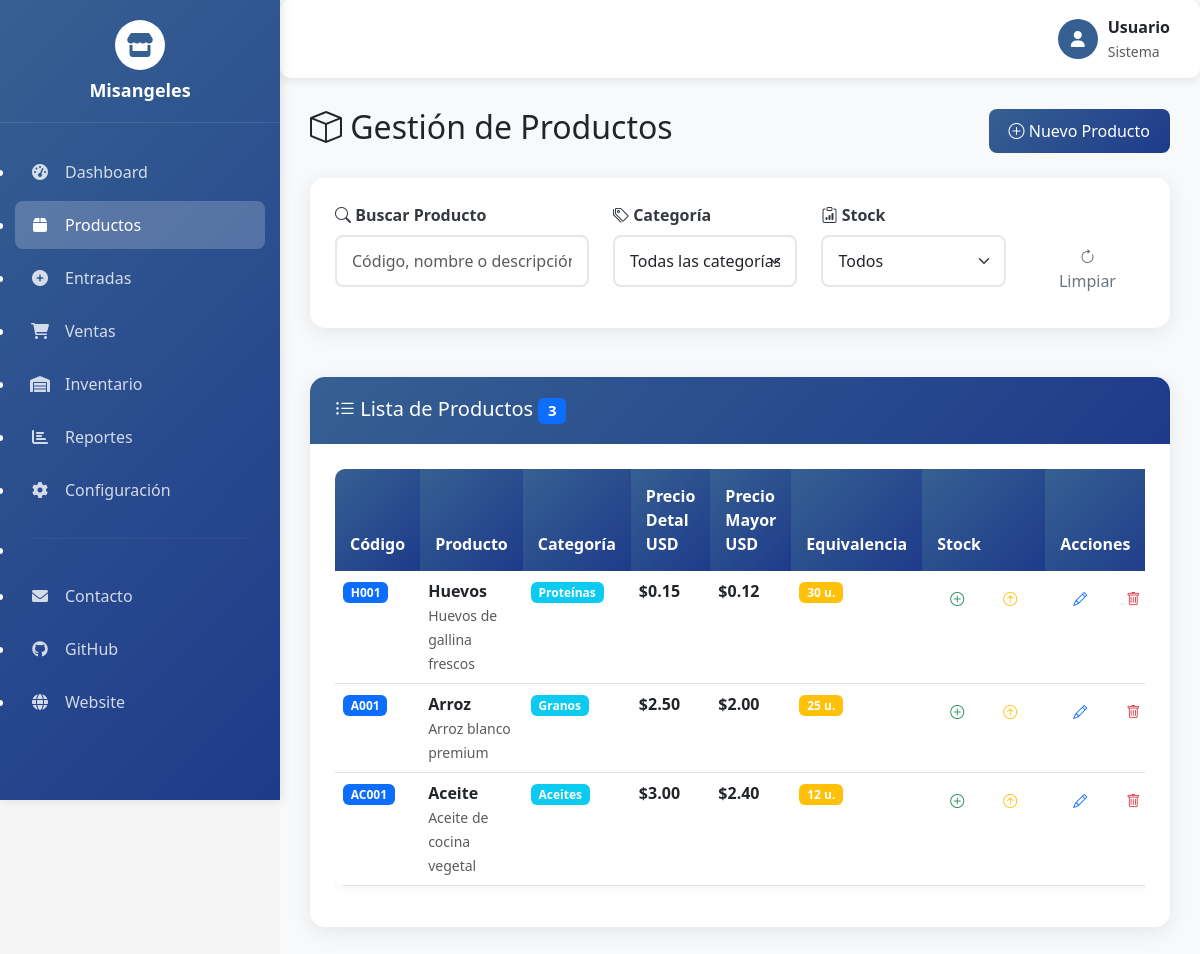
The page /productos on the database its author committed.
### app.py (models this page shows, shortened)
class Producto(db.Model):
    id = db.Column(db.Integer, primary_key=True)
    codigo = db.Column(db.String(20), unique=True, nullable=False)
    nombre = db.Column(db.String(100), nullable=False)
    descripcion = db.Column(db.Text)
    categoria = db.Column(db.String(50))
    precio_detal_usd = db.Column(db.Float, nullable=False)
    precio_mayor_usd = db.Column(db.Float, nullable=False)
    equivalencia = db.Column(db.Integer, default=1)
    fecha_creacion = db.Column(db.DateTime, default=datetime.utcnow)

### app.py (the view)
@app.route('/productos')
def productos():
    productos = Producto.query.all()
    return render_template('productos.html', productos=productos)

### templates/productos.html (shortened to what this page needs)
{% extends "base.html" %}
{% block content %}
<div class="row">
    <div class="col-12">
        <div class="d-flex justify-content-between align-items-center mb-4">
            <h2>
                <i class="bi bi-box"></i> Gestión de Productos
            </h2>
            <a href="{{ url_for('nuevo_producto') }}" class="btn btn-primary">
                <i class="bi bi-plus-circle"></i> Nuevo Producto
            </a>
        </div>
    </div>
</div>
<div class="row mb-4">
    <div class="col-12">
        <div class="card">
            <div class="card-body">
                <div class="row">
                    <div class="col-md-4">
                        <label for="searchInput" class="form-label">
                            <i class="bi bi-search"></i> Buscar Producto
                        </label>
                        <input type="text" class="form-control" id="searchInput"
                               placeholder="Código, nombre o descripción...">
                    </div>
                    <div class="col-md-3">
                        <label for="categoryFilter" class="form-label">
                            <i class="bi bi-tags"></i> Categoría
                        </label>
                        <select class="form-select" id="categoryFilter">
                            <option value="">Todas las categorías</option>
                        </select>
                    </div>
                    <div class="col-md-3">
                        <label for="stockFilter" class="form-label">
                            <i class="bi bi-clipboard-data"></i> Stock
                        </label>
                        <select class="form-select" id="stockFilter">
                            <option value="">Todos</option>
                        </select>
                    </div>
                    <div class="col-md-2">
                        <label class="form-label">&nbsp;</label>
                        <div class="d-grid">
                            <button class="btn btn-outline-secondary" onclick="clearFilters()">
                                <i class="bi bi-arrow-clockwise"></i> Limpiar
                            </button>
                        </div>
                    </div>
                </div>
            </div>
        </div>
    </div>
</div>
<div class="row">
    <div class="col-12">
        <div class="card">
            <div class="card-header">
                <h5 class="mb-0">
                    <i class="bi bi-list-ul"></i> Lista de Productos
                    <span class="badge bg-primary" id="productCount">{{ productos|length }}</span>
                </h5>
            </div>
            <div class="card-body">
                {% if productos %}
                <div class="table-responsive">
                    <table class="table table-hover" id="productTable">
                        <thead>
                            <tr>
                                <th>Código</th>
                                <th>Producto</th>
                                <th>Categoría</th>
                                <th>Precio Detal USD</th>
                                <th>Precio Mayor USD</th>
                                <th>Equivalencia</th>
                                <th>Stock</th>
                                <th>Acciones</th>
                            </tr>
                        </thead>
                        <tbody>
                            {% for producto in productos %}
                            <tr class="product-row"
                                data-codigo="{{ producto.codigo|lower }}"
                                data-nombre="{{ producto.nombre|lower }}"
                                data-descripcion="{{ producto.descripcion|lower if producto.descripcion else '' }}"
                                data-categoria="{{ producto.categoria|lower if producto.categoria else '' }}">
                                <td>
                                    <span class="badge bg-primary">{{ producto.codigo }}</span>
                                </td>
                                <td>
                                    <strong>{{ producto.nombre }}</strong>
                                    {% if producto.descripcion %}
                                    <br>
                                    <small class="text-muted">{{ producto.descripcion }}</small>
                                    {% endif %}
                                </td>
                                <td>
                                    {% if producto.categoria %}
                                        <span class="badge bg-info">{{ producto.categoria }}</span>
                                    {% else %}
                                        <span class="badge bg-secondary">Sin categoría</span>
                                    {% endif %}
                                </td>
                                <td>
                                    <strong>${{ "%.2f"|format(producto.precio_detal_usd) }}</strong>
                                </td>
                                <td>
                                    <strong>${{ "%.2f"|format(producto.precio_mayor_usd) }}</strong>
                                </td>
                                <td>
                                    <span class="badge bg-warning">{{ producto.equivalencia }} u.</span>
                                </td>
                                <td>
                                    <div class="btn-group btn-group-sm">
                                        <a href="{{ url_for('nueva_entrada') }}?producto={{ producto.codigo }}"
                                           class="btn btn-outline-success" title="Agregar Stock">
                                            <i class="bi bi-plus-circle"></i>
                                        </a>
                                        <a href="{{ url_for('nueva_venta') }}?producto={{ producto.codigo }}"
                                           class="btn btn-outline-warning" title="Vender">
                                            <i class="bi bi-arrow-up-circle"></i>
                                        </a>
                                    </div>
                                </td>
                                <td>
                                    <div class="btn-group btn-group-sm">
                                        <button class="btn btn-outline-primary"
                                                onclick="editProduct('{{ producto.codigo }}')"
                                                title="Editar">
                                            <i class="bi bi-pencil"></i>
                                        </button>
                                        <button class="btn btn-outline-danger"
                                                onclick="deleteProduct('{{ producto.codigo }}', '{{ producto.nombre }}')"
                                                title="Eliminar">
                                            <i class="bi bi-trash"></i>
                                        </button>
                                    </div>
                                </td>
                            </tr>
                            {% endfor %}
                        </tbody>
                    </table>
                </div>
                {% endif %}
            </div>
        </div>
    </div>
</div>
{% endblock %}

### templates/base.html (shortened to what this page needs)
<!DOCTYPE html>
<html lang="es">
<head>
    <link href="https://cdn.jsdelivr.net/npm/bootstrap@5.3.0/dist/css/bootstrap.min.css" rel="stylesheet">
    <link href="https://cdn.jsdelivr.net/npm/bootstrap-icons@1.10.0/font/bootstrap-icons.css" rel="stylesheet">
    <link href="https://cdnjs.cloudflare.com/ajax/libs/font-awesome/6.0.0/css/all.min.css" rel="stylesheet">
    <link href="https://cdn.jsdelivr.net/npm/sweetalert2@11/dist/sweetalert2.min.css" rel="stylesheet">
</head>
<body>
    <nav class="sidebar" id="sidebar">
        <div class="sidebar-header">
            <div class="sidebar-logo">
                <i class="fas fa-store"></i>
            </div>
            <h5 class="sidebar-brand">Misangeles</h5>
        </div>
        <ul class="sidebar-nav">
            <li class="nav-item">
                <a href="{{ url_for('dashboard') }}" class="nav-link {% if request.endpoint == 'dashboard' %}active{% endif %}">
                    <i class="fas fa-tachometer-alt"></i>
                    <span>Dashboard</span>
                </a>
            </li>
            <li class="nav-item">
                <a href="{{ url_for('productos') }}" class="nav-link {% if request.endpoint == 'productos' %}active{% endif %}">
                    <i class="fas fa-box"></i>
                    <span>Productos</span>
                </a>
            </li>
            <li class="nav-item">
                <a href="{{ url_for('entradas') }}" class="nav-link {% if request.endpoint == 'entradas' %}active{% endif %}">
                    <i class="fas fa-plus-circle"></i>
                    <span>Entradas</span>
                </a>
            </li>
            <li class="nav-item">
                <a href="{{ url_for('ventas') }}" class="nav-link {% if request.endpoint == 'ventas' %}active{% endif %}">
                    <i class="fas fa-shopping-cart"></i>
                    <span>Ventas</span>
                </a>
            </li>
            <li class="nav-item">
                <a href="{{ url_for('inventario') }}" class="nav-link {% if request.endpoint == 'inventario' %}active{% endif %}">
                    <i class="fas fa-warehouse"></i>
                    <span>Inventario</span>
                </a>
            </li>
            <li class="nav-item">
                <a href="{{ url_for('reportes') }}" class="nav-link {% if request.endpoint == 'reportes' %}active{% endif %}">
                    <i class="fas fa-chart-bar"></i>
                    <span>Reportes</span>
                </a>
            </li>
            <li class="nav-item">
                <a href="{{ url_for('configuracion') }}" class="nav-link {% if request.endpoint == 'configuracion' %}active{% endif %}">
                    <i class="fas fa-cog"></i>
                    <span>Configuración</span>
                </a>
            </li>
            <li class="nav-item mt-4">
                <hr style="border-color: rgba(255,255,255,0.2); margin: 10px 15px;">
            </li>
            <li class="nav-item">
                <a href="mailto:angeljrojasm@gmail.com" class="nav-link">
                    <i class="fas fa-envelope"></i>
                    <span>Contacto</span>
                </a>
            </li>
            <li class="nav-item">
                <a href="https://github.com/angelrojas" target="_blank" class="nav-link">
                    <i class="fab fa-github"></i>
                    <span>GitHub</span>
                </a>
            </li>
            <li class="nav-item">
                <a href="https://misangeles.com" target="_blank" class="nav-link">
                    <i class="fas fa-globe"></i>
                    <span>Website</span>
                </a>
            </li>
        </ul>
    </nav>
    <div class="main-content" id="mainContent">
        <nav class="top-navbar">
            <div class="navbar-right">
                <div class="user-info">
                    <div class="user-avatar">
                        <i class="fas fa-user"></i>
                    </div>
                    <div>
                        <div class="fw-bold">Usuario</div>
                        <small class="text-muted">Sistema</small>
                    </div>
                </div>
            </div>
        </nav>
        <div class="content-area">
            {% block content %}{% endblock %}
        </div>
    </div>
</body>
</html>

### templates/base.html (style rules this page uses)
:root { --primary-color: #366092; --secondary-color: #E7E6E6; --success-color: #00B050; --warning-color: #FFC000; --danger-color: #C00000; --info-color: #17a2b8; --light-color: #f8f9fa; --dark-color: #343a40; }
body { font-family: 'Segoe UI', Tahoma, Geneva, Verdana, sans-serif; background-color: #f5f5f5; }
.sidebar { position: fixed; top: 0; left: 0; height: 100vh; width: 280px; background: linear-gradient(135deg, var(--primary-color) 0%, #1e3a8a 100%); color: white; z-index: 1000; transition: all 0.3s ease; box-shadow: 2px 0 10px rgba(0,0,0,0.1); overflow-y: auto; overflow-x: hidden; }
.sidebar-header { padding: 20px; text-align: center; border-bottom: 1px solid rgba(255,255,255,0.1); }
.sidebar-logo { width: 50px; height: 50px; border-radius: 50%; background: white; display: flex; align-items: center; justify-content: center; margin: 0 auto 10px; font-size: 24px; color: var(--primary-color); }
.sidebar-brand { font-size: 18px; font-weight: bold; margin: 0; }
.sidebar-nav { padding: 20px 0; }
.nav-item { margin: 5px 15px; }
.nav-link { color: rgba(255,255,255,0.8); padding: 12px 15px; border-radius: 8px; transition: all 0.3s ease; display: flex; align-items: center; text-decoration: none; margin: 2px 0; }
.nav-link i { margin-right: 12px; width: 20px; text-align: center; }
.nav-link.active { background: rgba(255,255,255,0.2); color: white; }
.nav-link i { margin-right: 15px; width: 20px; text-align: center; }
.main-content { margin-left: 280px; transition: all 0.3s ease; min-height: 100vh; background: #f8f9fa; }
.top-navbar { background: white; box-shadow: 0 2px 10px rgba(0,0,0,0.1); padding: 15px 30px; display: flex; justify-content: space-between; align-items: center; border-radius: 10px; }
.navbar-right { display: flex; align-items: center; gap: 15px; }
.user-info { display: flex; align-items: center; gap: 10px; }
.user-avatar { width: 40px; height: 40px; border-radius: 50%; background: var(--primary-color); display: flex; align-items: center; justify-content: center; color: white; font-weight: bold; }
.content-area { padding: 30px; }
.card { border: none; border-radius: 15px; box-shadow: 0 5px 20px rgba(0,0,0,0.08); transition: all 0.3s ease; margin-bottom: 25px; }
.card-header { background: linear-gradient(135deg, var(--primary-color) 0%, #1e3a8a 100%); color: white; border-radius: 15px 15px 0 0 !important; padding: 20px 25px; border: none; }
.card-body { padding: 25px; }
.btn { border-radius: 8px; padding: 10px 20px; font-weight: 500; transition: all 0.3s ease; border: none; }
.btn-primary { background: linear-gradient(135deg, var(--primary-color) 0%, #1e3a8a 100%); border: none; }
.form-control, .form-select { border-radius: 8px; border: 2px solid #e5e7eb; padding: 12px 15px; transition: all 0.3s ease; }
.form-label { font-weight: 600; color: var(--dark-color); margin-bottom: 8px; }
.table { border-radius: 10px; overflow: hidden; box-shadow: 0 2px 10px rgba(0,0,0,0.05); }
.table thead th { background: linear-gradient(135deg, var(--primary-color) 0%, #1e3a8a 100%); color: white; border: none; padding: 15px; font-weight: 600; }
.table tbody tr { transition: all 0.3s ease; }

### rows shown on the page
Producto: codigo "H001", nombre "Huevos", descripcion "Huevos de gallina frescos", categoria "Proteínas", precio_detal_usd "0.15", precio_mayor_usd "0.12", equivalencia "30"
Producto: codigo "A001", nombre "Arroz", descripcion "Arroz blanco premium", categoria "Granos", precio_detal_usd "2.50", precio_mayor_usd "2.00", equivalencia "25"
Producto: codigo "AC001", nombre "Aceite", descripcion "Aceite de cocina vegetal", categoria "Aceites", precio_detal_usd "3.00", precio_mayor_usd "2.40", equivalencia "12"

### other values the page prints
{{ productos|length }} "3"
